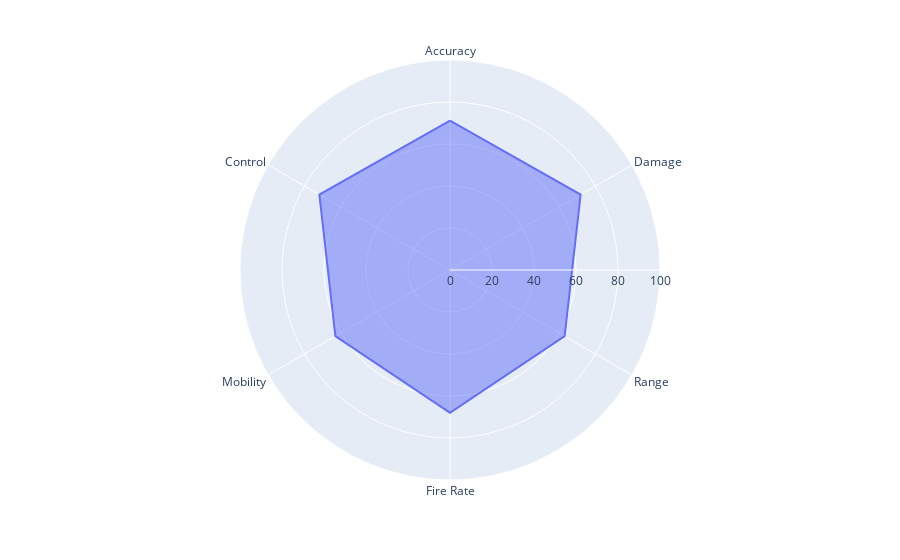

Write notebook code for a chart like this one.
### Code cell
df = pd.DataFrame(dict(
    r=stats,
    theta=titles))
fig = px.line_polar(df, r='r', theta='theta', line_close=True,range_r=[0,100])
fig.update_traces(fill='toself')
fig.show()

### Figure 1 — Plotly figure (JSON) as saved in the notebook; plotly's stock layout.template omitted (floating-point values rounded to 4 significant figures)
{"data": [{"fill": "toself", "hovertemplate": "r=%{r}<br>theta=%{theta}<extra></extra>", "legendgroup": "", "line": {"color": "#636efa", "dash": "solid"}, "mode": "lines", "name": "", "r": [71.13, 71.83, 63.03, 67.96, 63.03, 71.83, 71.13], "showlegend": false, "subplot": "polar", "theta": ["Accuracy", "Damage", "Range", "Fire Rate", "Mobility", "Control", "Accuracy"], "type": "scatterpolar"}], "layout": {"legend": {"tracegroupgap": 0}, "margin": {"t": 60}, "polar": {"angularaxis": {"direction": "clockwise", "rotation": 90}, "domain": {"x": [0, 1], "y": [0, 1]}, "radialaxis": {"range": [0, 100]}}}}
